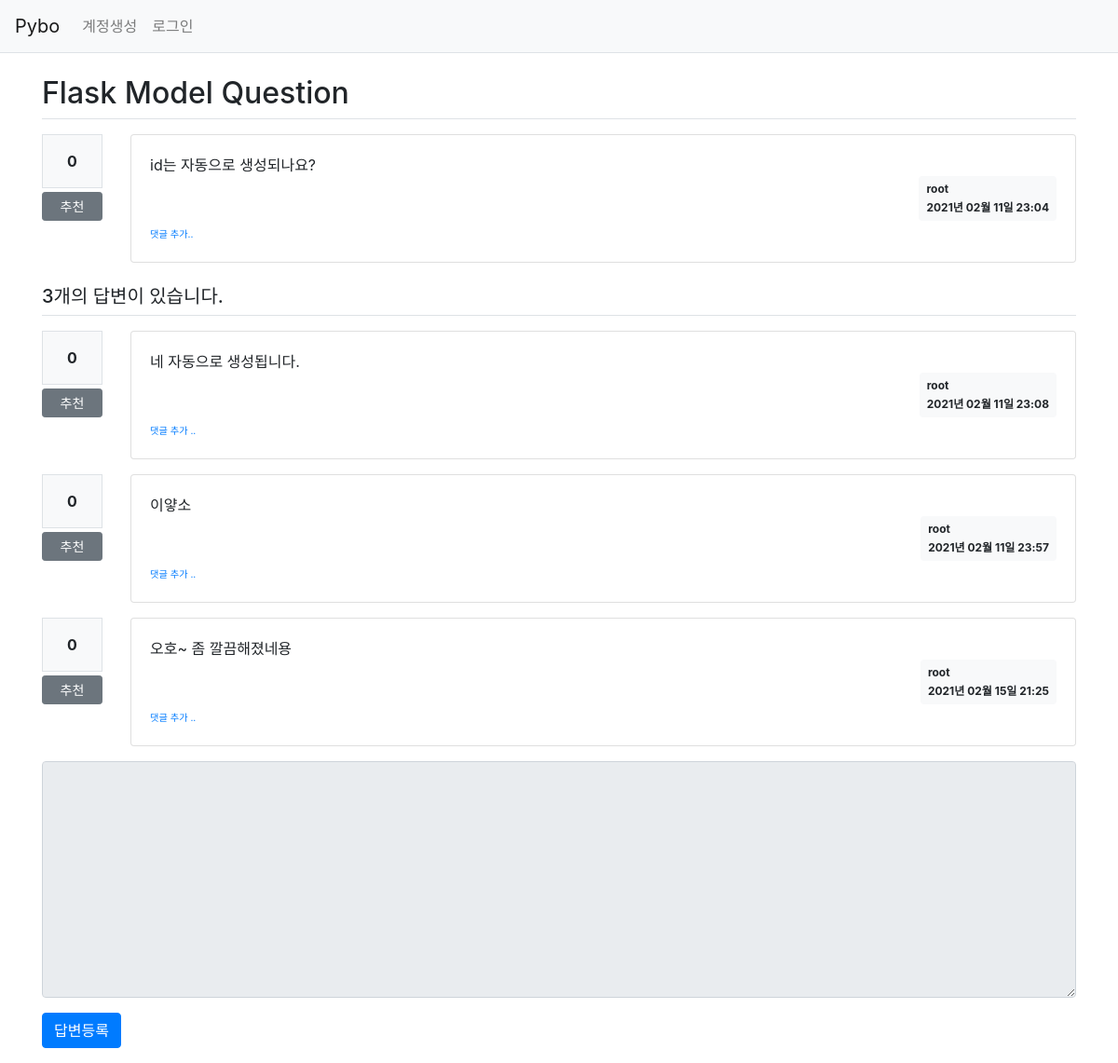
Screenshot of /question/detail/2/ with the database file from the repository.
### pybo/models.py (models this page shows)
class Question(db.Model):   # 모든 모델의 기본 클래스인 db.Model 상속받음.
    id = db.Column(db.Integer, primary_key=True)
    subject = db.Column(db.String(200), nullable=False)
    content = db.Column(db.Text(), nullable=False)
    create_date = db.Column(db.DateTime(), nullable=False)
    modify_date = db.Column(db.DateTime(), nullable=True)
    voter = db.relationship('User', secondary=question_voter, backref=db.backref('question_voter_set'))
    user_id = db.Column(db.Integer, db.ForeignKey('user.id', ondelete='CASCADE'), nullable=False)
    user = db.relationship('User', backref=db.backref('question_set'))

class User(db.Model):
    id = db.Column(db.Integer, primary_key=True)    # 자동으로 증가하는 user 모델의 기본 키
    username = db.Column(db.String(150), unique=True, nullable=False)
    password = db.Column(db.String(200), nullable=False)
    email = db.Column(db.String(120), unique=True, nullable=False)

class Answer(db.Model):
    id = db.Column(db.Integer, primary_key = True)
    question_id = db.Column(db.Integer, db.ForeignKey('question.id', ondelete='CASCADE'))
    question = db.relationship('Question', backref = db.backref('answer_set'))
    content = db.Column(db.Text(), nullable=False)
    create_date = db.Column(db.DateTime(), nullable=False)
    modify_date = db.Column(db.DateTime(), nullable=True)
    voter = db.relationship('User', secondary=answer_voter, backref=db.backref('answer_voter_set'))
    user_id = db.Column(db.Integer, db.ForeignKey('user.id', ondelete='CASCADE'), nullable=False)
    user = db.relationship('User', backref=db.backref('answer_set'))

### pybo/views/question_views.py (the view)
@bp.route('/detail/<int:question_id>/')
def detail(question_id):
    form = AnswerForm()
    question = Question.query.get_or_404(question_id)
    return render_template('question/question_detail.html', question=question, form=form)

### pybo/forms.py
class AnswerForm(FlaskForm):
    content = TextAreaField('내용', validators=[DataRequired('내용은 필수입력 항목입니다.')])

### pybo/filter.py (called while the page is built)
def format_datetime(value, fmt='%Y년 %m월 %d일 %H:%M'):
    return value.strftime(fmt)

### pybo/views/auth_views.py (called while the page is built)
@bp.before_app_request
def load_logged_in_user():
    user_id = session.get('user_id')
    if user_id is None:
        g.user = None
    else:
        g.user = User.query.get(user_id)

### pybo/templates/question/question_detail.html (shortened to what this page needs)
{% extends 'base.html' %}
{% block content %}
<div class="container my-3">
    <h2 class="border-bottom py-2">{{ question.subject }}</h2>
    <div class="row my-3">
        <div class="col-1">
            <div class="bg-light text-center p-3 border font-weight-bolder mb-1">{{ question.voter|length }}</div>
            <a href="#" data-uri="{{ url_for('vote.question', question_id=question.id) }}"
                class="recommend btn btn-sm btn-secondary btn-block my-1">추천</a>
        </div>
        <div class="col-11">
            <div class="card">
                <div class="card-body">
                    <div class="card-text" style="white-space: pre-line;">{{ question.content }}</div>
                    <div class="d-flex justify-content-end">
                        <div class="badge badge-light p-2 text-left">
                            <div class="mb-2">{{ question.user.username }}</div>
                            <div>{{ question.create_date | datetime }}</div>
                        </div>
                    </div>
                    <div>
                        <a href="{{ url_for('comment.create_question', question_id=question.id) }}"
                            class="small"><small>댓글
                                추가..</small></a>
                    </div>
                </div>
            </div>
        </div>
    </div>
    <h5 class="border-bottom my-3 py-2">{{ question.answer_set|length }}개의 답변이 있습니다.</h5>
    {% for answer in question.answer_set %}
    <div class="row my-3">
        <div class="col-1">
            <div class="bg-light text-center p-3 border font-weight-bolder mb-1">{{ answer.voter|length }}</div>
            <a href="#" data-uri="{{ url_for('vote.answer', answer_id=answer.id) }}"
                class="recommend btn btn-sm btn-secondary btn-block my-1">추천</a>
        </div>
        <div class="col-11">
            <div class="card">
                <div class="card-body">
                    <div class="card-text" style="white-space: pre-line;">{{ answer.content }}</div>
                    <div class="d-flex justify-content-end">
                        <div class="badge badge-light p-2 text-left">
                            <div class="mb-2">{{ answer.user.username }}</div>
                            <div>{{ answer.create_date | datetime }}</div>
                        </div>
                    </div>
                    <div>
                        <a href="{{ url_for('comment.create_answer', answer_id=answer.id) }}" class="small"><small>댓글 추가
                                ..</small></a>
                    </div>
                </div>
            </div>
        </div>
    </div>
    {% endfor %}
    <form action="{{ url_for('answer.create', question_id=question.id) }}" method="post" class="my-3">
        <div class="form-group">
            <textarea {% if not g.user %}disabled{% endif %} name="content" id="content" class="form-control"
                rows="10"></textarea>
        </div>
        <input type="submit" value="답변등록" class="btn btn-primary">
    </form>
</div>
{% endblock %}

### rows the page displays
Question: subject "Flask Model Question", content "id는 자동으로 생성되나요?", create_date "2021년 02월 11일 23:04"
User: user.username "root"
Answer: voter|length "0", content "네 자동으로 생성됩니다.", user.username "root", create_date "2021년 02월 11일 23:08"
Answer: voter|length "0", content "이얗소", user.username "root", create_date "2021년 02월 11일 23:57"
Answer: voter|length "0", content "오호~ 좀 깔끔해졌네용", user.username "root", create_date "2021년 02월 15일 21:25"

### other values shown
{{ question.voter|length }} "0"
{{ question.answer_set|length }} "3"
